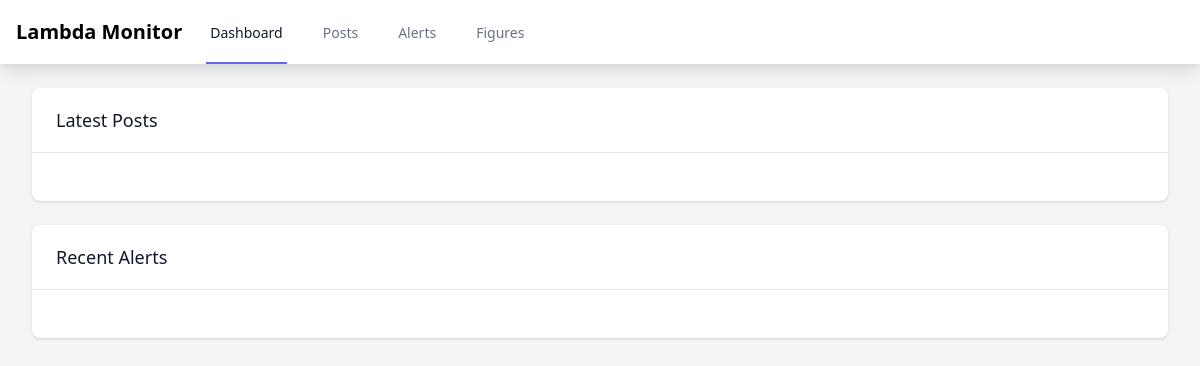
Page /dashboard on the earlier database version.
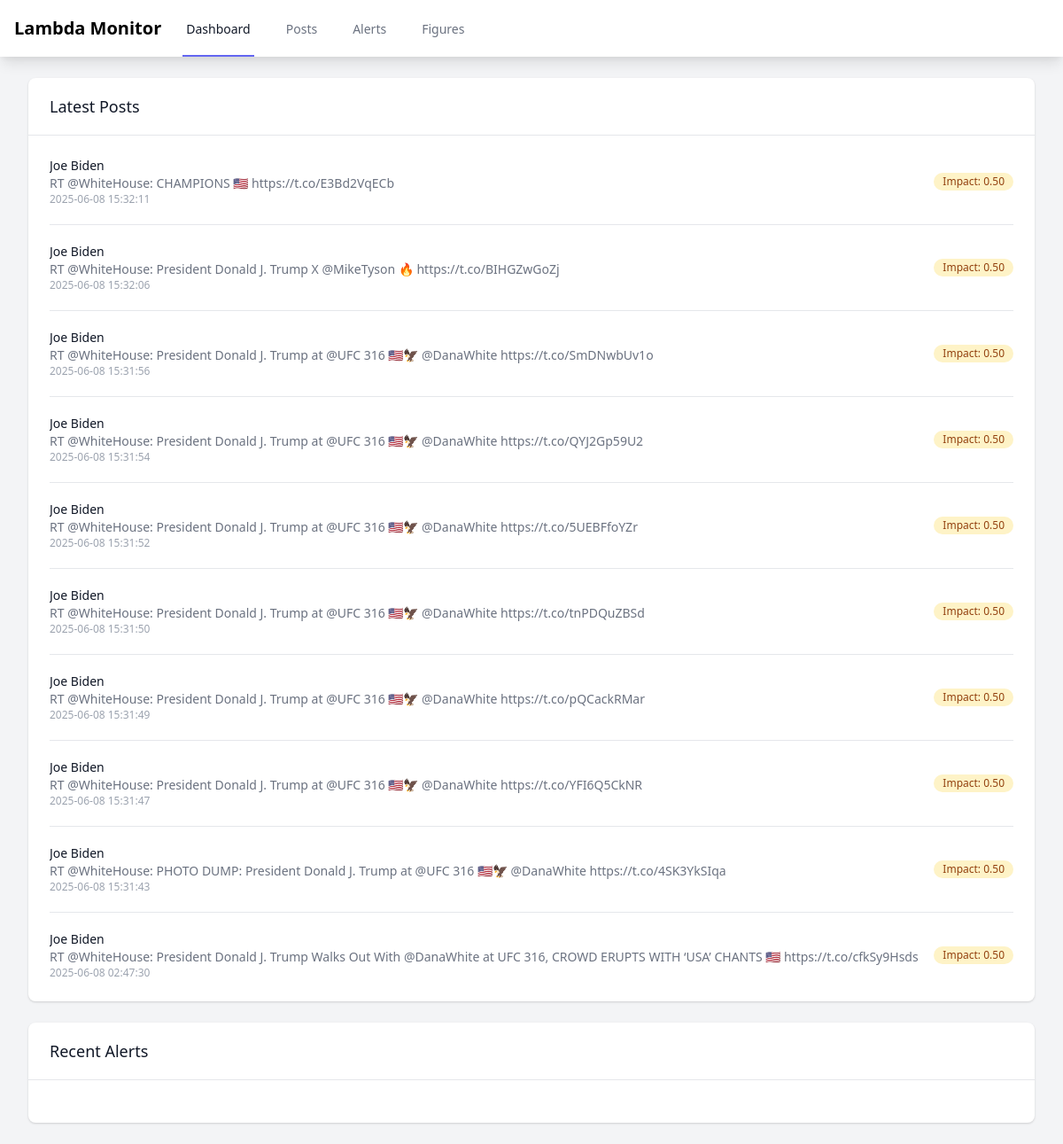
Same page on the later database version.
### src/database/models.py (models this page shows)
class Post(Base):
    __tablename__ = 'posts'
    id = Column(Integer, primary_key=True)
    platform_post_id = Column(String, nullable=False)
    content = Column(String, nullable=False)
    author_id = Column(Integer, ForeignKey('monitored_figures.id'))
    posted_at = Column(DateTime, nullable=False)
    captured_at = Column(DateTime, default=datetime.utcnow)
    impact_score = Column(Float)
    market_relevance = Column(Float)
    author = relationship("MonitoredFigure", back_populates="posts")
    analysis = relationship("PostAnalysis", back_populates="post", uselist=False)
    alerts = relationship("Alert", back_populates="post")

class MonitoredFigure(Base):
    __tablename__ = 'monitored_figures'
    id = Column(Integer, primary_key=True)
    name = Column(String, nullable=False)
    title = Column(String)
    platform = Column(String, nullable=False)  # twitter, truth_social, etc.
    platform_id = Column(String, nullable=False)
    category = Column(String)  # political, industry_leader
    created_at = Column(DateTime, default=datetime.utcnow)
    posts = relationship("Post", back_populates="author")
    watchlists = relationship("Watchlist", secondary=figure_watchlist, back_populates="figures")

### src/frontend/routes.py (the view)
@router.get("/dashboard", response_class=HTMLResponse)
async def dashboard(request: Request, db: Session = Depends(get_db)):
    try:
        latest_posts = (
            db.query(Post)
            .join(MonitoredFigure)
            .order_by(Post.posted_at.desc())
            .limit(10)
            .all()
        )
        recent_alerts = (
            db.query(Alert)
            .order_by(Alert.sent_at.desc())
            .limit(5)
            .all()
        )
        figures = db.query(MonitoredFigure).all()
        return templates.TemplateResponse(
            "dashboard.html",
            {
                "request": request,
                "latest_posts": latest_posts,
                "recent_alerts": recent_alerts,
                "monitored_figures": figures,
                "total_figures": len(figures),
                "total_posts": db.query(Post).count(),
                "total_alerts": db.query(Alert).count()
            }
        )
    except Exception as e:
        print(f"Dashboard error: {e}")
        return templates.TemplateResponse(
            "dashboard.html",
            {
                "request": request,
                "latest_posts": [],
                "recent_alerts": [],
                "monitored_figures": [],
                "total_figures": 0,
                "total_posts": 0,
                "total_alerts": 0,
                "error": str(e)
            }
        )

### src/frontend/templates/dashboard.html (shortened to what this page needs)
<!DOCTYPE html>
<html lang="en">
<head>
    <link href="https://cdn.jsdelivr.net/npm/tailwindcss@2.2.19/dist/tailwind.min.css" rel="stylesheet">
</head>
<body class="bg-gray-100">
    <nav class="bg-white shadow-lg">
        <div class="max-w-7xl mx-auto px-4">
            <div class="flex justify-between h-16">
                <div class="flex">
                    <div class="flex-shrink-0 flex items-center">
                        <h1 class="text-xl font-bold">Lambda Monitor</h1>
                    </div>
                    <div class="hidden sm:ml-6 sm:flex sm:space-x-8">
                        <a href="/" class="border-indigo-500 text-gray-900 inline-flex items-center px-1 pt-1 border-b-2 text-sm font-medium">
                            Dashboard
                        </a>
                        <a href="/posts" class="border-transparent text-gray-500 hover:border-gray-300 hover:text-gray-700 inline-flex items-center px-1 pt-1 border-b-2 text-sm font-medium">
                            Posts
                        </a>
                        <a href="/alerts" class="border-transparent text-gray-500 hover:border-gray-300 hover:text-gray-700 inline-flex items-center px-1 pt-1 border-b-2 text-sm font-medium">
                            Alerts
                        </a>
                        <a href="/figures" class="border-transparent text-gray-500 hover:border-gray-300 hover:text-gray-700 inline-flex items-center px-1 pt-1 border-b-2 text-sm font-medium">
                            Figures
                        </a>
                    </div>
                </div>
            </div>
        </div>
    </nav>
    <main class="max-w-7xl mx-auto py-6 sm:px-6 lg:px-8">
        <div class="bg-white shadow rounded-lg mb-6">
            <div class="px-4 py-5 border-b border-gray-200 sm:px-6">
                <h3 class="text-lg leading-6 font-medium text-gray-900">
                    Latest Posts
                </h3>
            </div>
            <div class="px-4 py-5 sm:p-6">
                <div class="flow-root">
                    <ul role="list" class="-my-5 divide-y divide-gray-200">
                        {% for post in latest_posts %}
                        <li class="py-5">
                            <div class="flex items-center space-x-4">
                                <div class="flex-1 min-w-0">
                                    <p class="text-sm font-medium text-gray-900 truncate">
                                        {{ post.author.name }}
                                    </p>
                                    <p class="text-sm text-gray-500">
                                        {{ post.content }}
                                    </p>
                                    <p class="text-xs text-gray-400">
                                        {{ post.posted_at.strftime('%Y-%m-%d %H:%M:%S') }}
                                    </p>
                                </div>
                                {% if post.impact_score %}
                                <div class="inline-flex items-center px-2.5 py-0.5 rounded-full text-xs font-medium
                                    {% if post.impact_score >= 0.7 %}
                                        bg-red-100 text-red-800
                                    {% elif post.impact_score >= 0.4 %}
                                        bg-yellow-100 text-yellow-800
                                    {% else %}
                                        bg-green-100 text-green-800
                                    {% endif %}">
                                    Impact: {{ "%.2f"|format(post.impact_score) }}
                                </div>
                                {% endif %}
                            </div>
                        </li>
                        {% endfor %}
                    </ul>
                </div>
            </div>
        </div>
        <div class="bg-white shadow rounded-lg">
            <div class="px-4 py-5 border-b border-gray-200 sm:px-6">
                <h3 class="text-lg leading-6 font-medium text-gray-900">
                    Recent Alerts
                </h3>
            </div>
            <div class="px-4 py-5 sm:p-6">
            </div>
        </div>
    </main>
</body>
</html>

Differences in the rows shown:
added Post: author.name "Joe Biden", content "RT @WhiteHouse: CHAMPIONS 🇺🇸 https://t.co/E3Bd2VqECb", posted_at "2025-06-08 15:32:11", impact_score "0.50"
added Post: author.name "Joe Biden", content "RT @WhiteHouse: President Donald J. Trump X @MikeTyson 🔥 https://t.co/BIHGZwGoZj", posted_at "2025-06-08 15:32:06", impact_score "0.50"
added Post: author.name "Joe Biden", content "RT @WhiteHouse: President Donald J. Trump at @UFC 316 🇺🇸🦅 @DanaWhite https://t.co/SmDNwbUv1o", posted_at "2025-06-08 15:31:56", impact_score "0.50"
added Post: author.name "Joe Biden", content "RT @WhiteHouse: President Donald J. Trump at @UFC 316 🇺🇸🦅 @DanaWhite https://t.co/QYJ2Gp59U2", posted_at "2025-06-08 15:31:54", impact_score "0.50"
added Post: author.name "Joe Biden", content "RT @WhiteHouse: President Donald J. Trump at @UFC 316 🇺🇸🦅 @DanaWhite https://t.co/5UEBFfoYZr", posted_at "2025-06-08 15:31:52", impact_score "0.50"
added Post: author.name "Joe Biden", content "RT @WhiteHouse: President Donald J. Trump at @UFC 316 🇺🇸🦅 @DanaWhite https://t.co/tnPDQuZBSd", posted_at "2025-06-08 15:31:50", impact_score "0.50"
added Post: author.name "Joe Biden", content "RT @WhiteHouse: President Donald J. Trump at @UFC 316 🇺🇸🦅 @DanaWhite https://t.co/pQCackRMar", posted_at "2025-06-08 15:31:49", impact_score "0.50"
added Post: author.name "Joe Biden", content "RT @WhiteHouse: President Donald J. Trump at @UFC 316 🇺🇸🦅 @DanaWhite https://t.co/YFI6Q5CkNR", posted_at "2025-06-08 15:31:47", impact_score "0.50"
added Post: author.name "Joe Biden", content "RT @WhiteHouse: PHOTO DUMP: President Donald J. Trump at @UFC 316 🇺🇸🦅 @DanaWhite https://t.co/4SK3YkSIqa", posted_at "2025-06-08 15:31:43", impact_score "0.50"
added Post: author.name "Joe Biden", content "RT @WhiteHouse: President Donald J. Trump Walks Out With @DanaWhite at UFC 316, CROWD ERUPTS WITH ‘USA’ CHANTS 🇺🇸 https://t.co/cfkSy9Hsds", posted_at "2025-06-08 02:47:30", impact_score "0.50"
